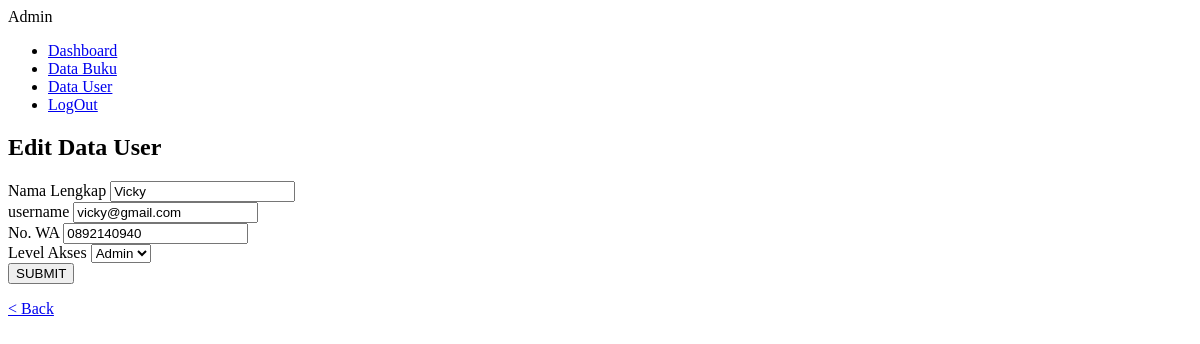
/Admin/edit-user.php?id=2 (signed in), run on the app's committed database.
### tables this page shows
CREATE TABLE `tb_user` (
  `id` int NOT NULL,
  `nama` varchar(50) DEFAULT NULL,
  `username` varchar(50) DEFAULT NULL,
  `password` varchar(50) DEFAULT NULL,
  `no_wa` varchar(50) DEFAULT NULL,
  `level` varchar(50) DEFAULT NULL
);

### Admin/sesi-admin.php (called while the page is built, shortened)
<?php
include '../db.php';
$query = mysqli_query($conn, "SELECT * FROM tb_user WHERE id = '" . $_SESSION['id'] . "'");
$dlogin = mysqli_fetch_object($query);

### Admin/edit-user.php (the view, shortened to what this page needs)
<?php
include 'sesi-admin.php';
include '../db.php';
$user = mysqli_query($conn, "SELECT * FROM tb_user WHERE id= '" . $_GET['id'] . "' ");
$u = mysqli_fetch_object($user);
?>
<!DOCTYPE html>
<html>
<head>
    <link rel="stylesheet" href="../style.css">
</head>
<body>
    <div class="container">
        <div class="sidebar">
            <header><?php echo $dlogin->nama ?></header>
            <ul>
                <li><a href="index.php" id="dashboard">Dashboard</a></li>
                <li><a href="../buku/data-buku.php" id="dbuku">Data Buku</a></li>
                <li><a href="data-user.php" id="duser">Data User</a></li>
                <li><a href="../logout.php">LogOut</a></li>
            </ul>
        </div>
        <div class="section">
            <div class="container">
                <div class="box">
                    <form action="" method="POST">
                        <div class="box-tbhdt">
                            <h2>Edit Data User</h2>
                            <label for="nama">Nama Lengkap</label>
                            <input type="text" name="nama" id="nama" class="tbh-content" autocomplete="on" required
                                value="<?php echo $u->nama ?>">
                            <label for="username">username</label>
                            <input type="text" name="username" id="username" class="tbh-content"
                                placeholder="example@buku" autocomplete="on" required
                                value="<?php echo $u->username ?>">
                            <label for="no_wa">No. WA</label>
                            <input type="text" name="no_wa" id="no_wa" class="tbh-content" autocomplete="on" required
                                value="<?php echo $u->no_wa ?>">
                            <label for="level">Level Akses</label>
                            <select name="level" id="level" class="tbh-content">
                                <option value="1">Admin</option>
                            </select>
                            <button name="submit" id="submit" class="btn-all">SUBMIT</button>
                            <p class="p-profil"><a href="data-user.php">
                                    < Back</a>
                            </p>
                        </div>
                    </form>
                </div>
            </div>
        </div>
</body>
</html>

### css/style.css (style rules this page uses)
:root { --primary: #4AC4F3; --light: #EDF5FF; --dark: #202942; }
h1, h2, .fw-bold { font-weight: 700 !important; }

### data on the page
tb_user: nama "Admin"
tb_user: nama "Vicky", username "vicky@gmail.com", no_wa "0892140940"
